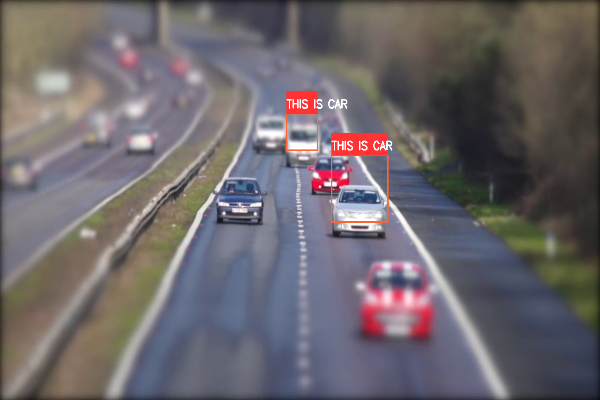
#> input picture Car1.png, 600 x 400 px, given in place of Car - 2165.mp4, which was not available
$ jupyter execute 'car detection .ipynb'
#> lines starting #> are read from the running program, lines starting #| are printed output that depends on the picture; after the words box and inside, x2 and y2 are one past the last pixel; in counts of white or black regions, pixels touching at a corner belong together; pictures that were not available may be replaced by others from this repository, and a replacement may not be noted
[cell 1]
import numpy as np
import cv2 as cv

[cell 2]
car = cv.CascadeClassifier('H:/car detection/car.xml')
video = cv.VideoCapture('H:/car detection/Car - 2165.mp4')
video.set(3,640) # set Width
video.set(8,480) # set Height
frame_width = int(video.get(3))
frame_height = int(video.get(4))
size = (frame_width, frame_height)
result = cv.VideoWriter('H:/car detection/car25.mp4',  cv.VideoWriter_fourcc(*'MJPG'), 10, size)
while True:
    _,vi = video.read()
#> vi is the input picture: shape (400, 600, 3); mean B, G, R 107.8, 103.5, 109.4

    gray = cv.cvtColor(vi,cv.COLOR_BGR2GRAY)
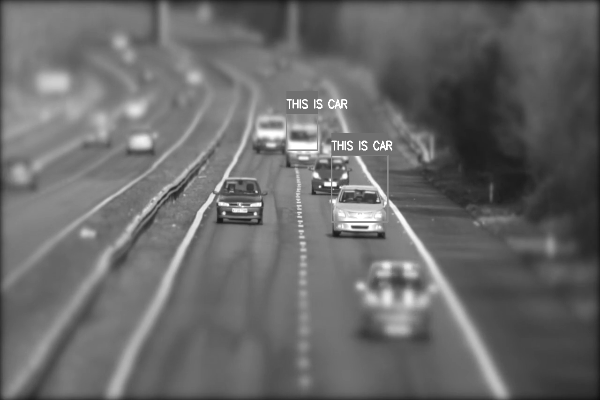
#> gray: shape (400, 600); min 14, max 255, mean 105.7
    cars = car.detectMultiScale(gray,scaleFactor=1.2,minNeighbors=5,minSize=(20, 20))
#> cars = [[112, 118, 55, 55]]

    for (x,y,w,h) in cars:
        plate = vi[y:y + h, x:x + w]
        cv.rectangle(vi,(x,y),(x +w, y +h) ,(51 ,50,255),2)
        cv.rectangle(vi, (x, y - 40), (x + w, y), (51,51,255), -2)
        cv.putText(vi, 'a CAR', (x, y - 10), cv.FONT_HERSHEY_SIMPLEX, 0.7, (255, 255, 255), 2)
#> this loop made 1 pass
#> pass 1, `plate = vi[y:y + h, x:x + w]`:
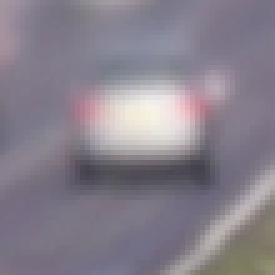
#> plate: shape (55, 55, 3) (shown 5 times larger); mean B, G, R 140.2, 128.5, 135.5
#> after the loop:
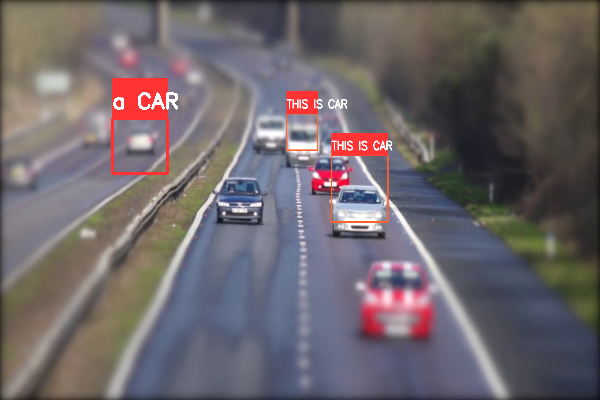
#> vi: shape (400, 600, 3); 1.23% of pixels changed, all inside (x1, y1, x2, y2) = (111, 78, 178, 175)

    vi = cv.resize(vi,(600,400))
    cv.imshow('Car Detection System', vi)

    # cv2.resizeWindow('Car Detection System', 600, 600)
    k = cv.waitKey(30) & 0xff
#> (key Esc is pressed here)
    if k == 27:
        break
cv.destroyAllWindows()
